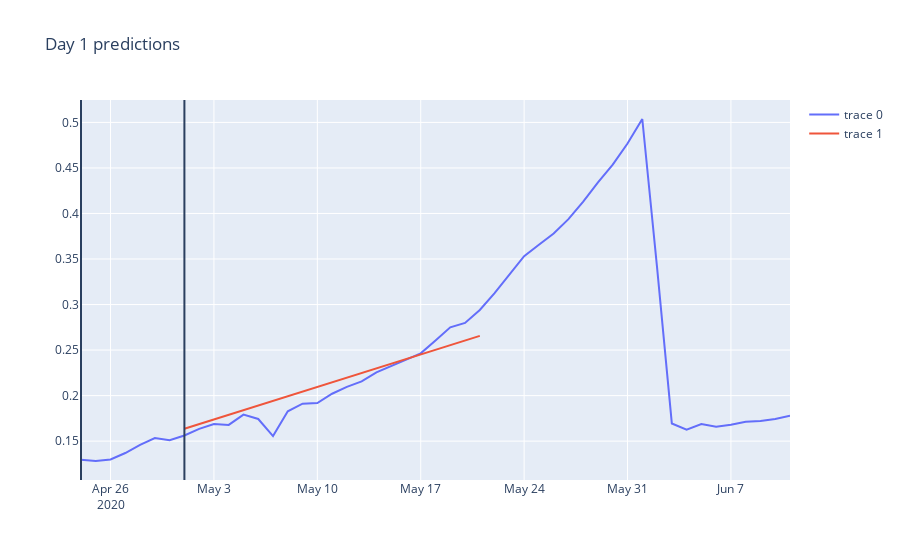
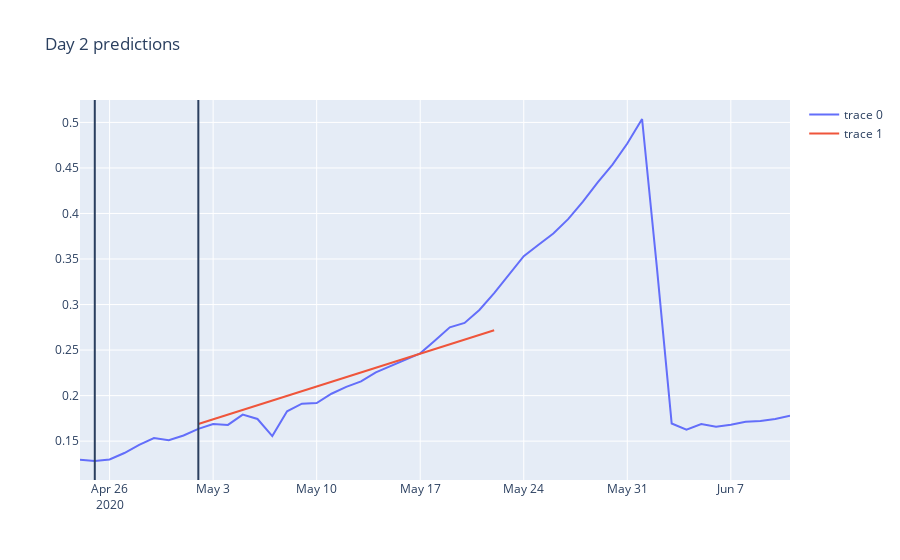
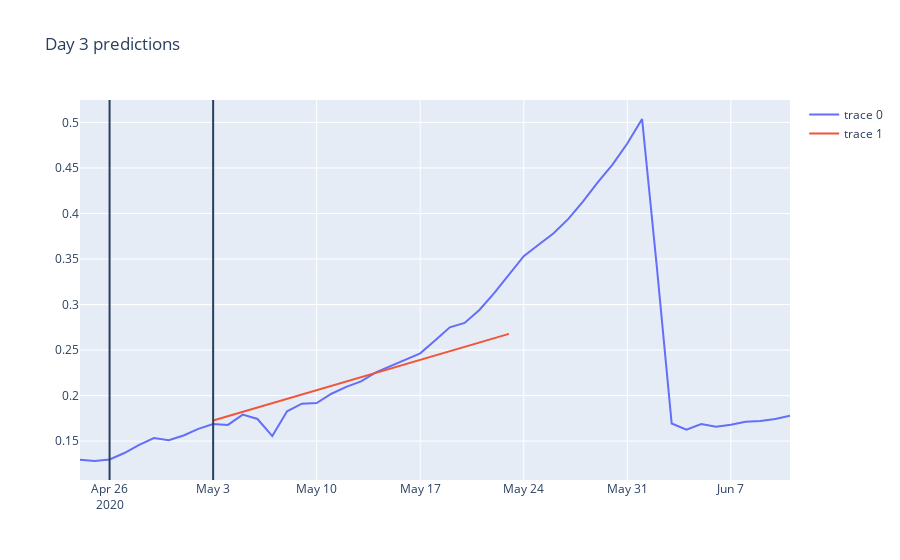
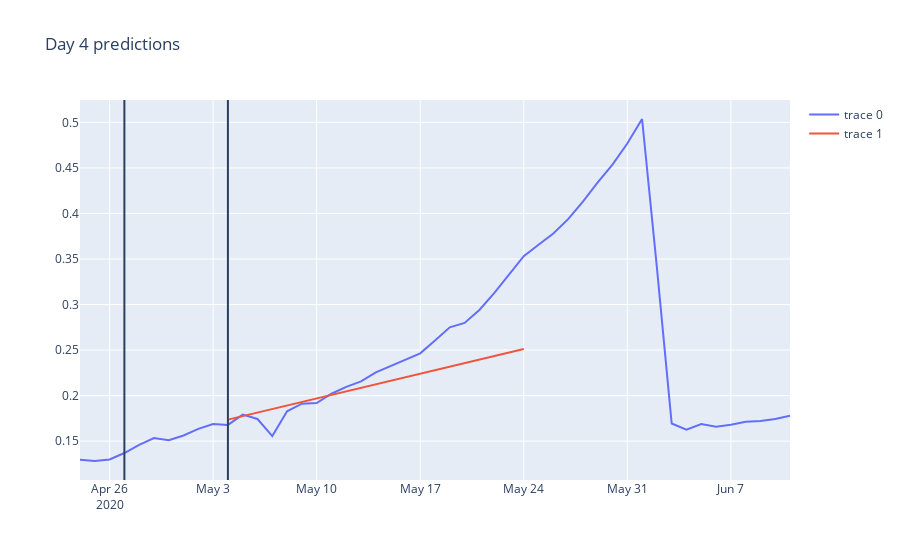

The notebook cell these images were saved under, in order:
### Code cell
plot_graphs('2020-5-1','2020-5-20',weir,data_path)
